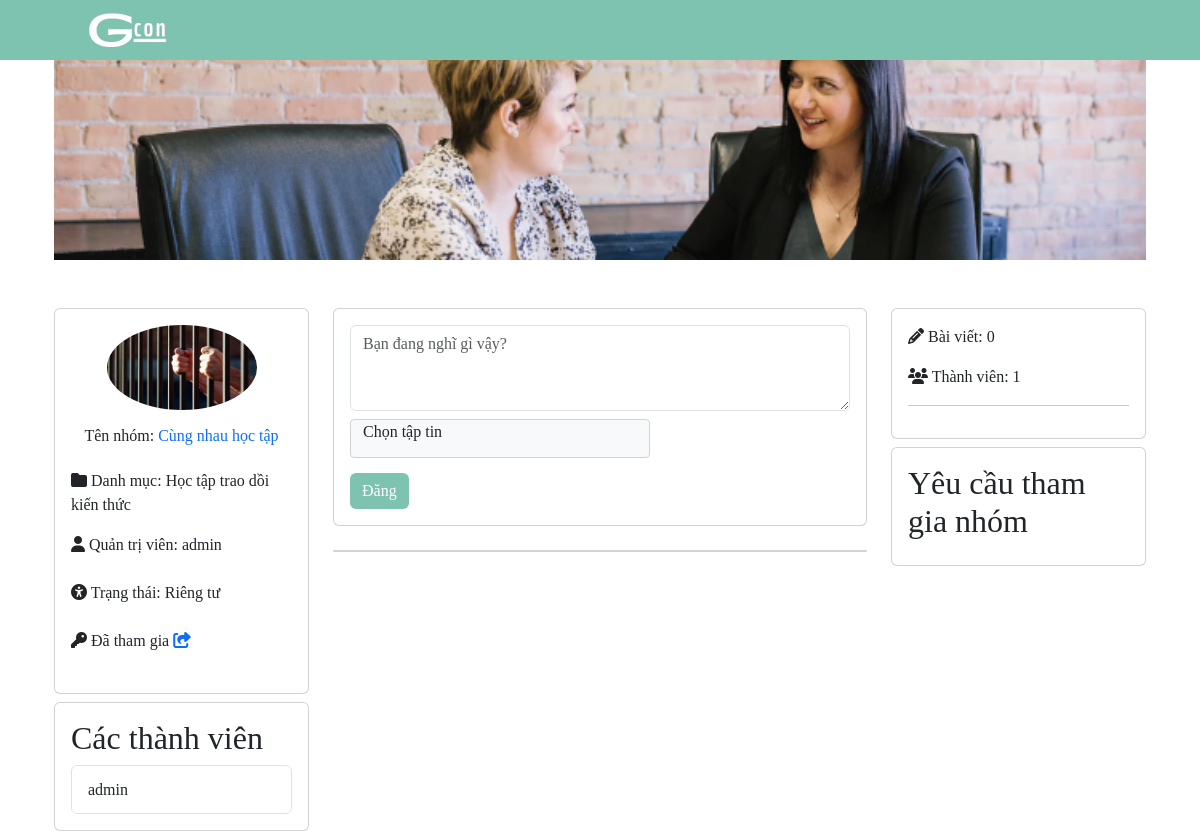
Page /group-detail/24 (signed in) on the committed database.
### esmart/models.py (models this page shows, shortened)
class Group(models.Model):
    name = models.CharField(max_length=255)
    description = models.TextField()
    group_pic = models.ImageField(upload_to="group_pic", blank=True)
    status = models.CharField(
        max_length=20, choices=[("public", "Public"), ("private", "Private")]
    )
    admin = models.ForeignKey(
        User, on_delete=models.CASCADE, related_name="admin_groups"
    )

class GroupMember(models.Model):
    group = models.ForeignKey(Group, on_delete=models.CASCADE, related_name="members")
    member = models.ForeignKey(
        User, on_delete=models.CASCADE, related_name="member_groups"
    )
    def count_members(group_id):
        total_member = GroupMember.objects.filter(group=group_id).count()
        return total_member

### esmart/views.py (the view)
# urls.py: path("group-detail/<int:pk>", views.GroupDetail.as_view(), name="group-detail"),
class GroupDetail(DetailView):
    model = Group
    context_object_name = "group"
    template_name = "group/detail.html"
    def dispatch(self, request, *args, **kwargs):
        if not request.user.is_authenticated:
            return redirect("login")  # Chuyển hướng đến trang đăng nhập
        return super().dispatch(request, *args, **kwargs)
    def get_context_data(self, **kwargs):
        context = super().get_context_data(**kwargs)
        group = self.object
        group_members = GroupMember.objects.filter(group=group)
        group_requests = GroupRequest.objects.filter(group=group)
        group_post = Post.objects.filter(group=group).order_by("-created_at")
        author_post = Post.objects.filter(
            group=group, author=self.request.user
        ).exists()
        user_authenticated = self.request.user
        author_post = Post.objects.filter(
            group=group, author=user_authenticated
        ).exists()
        context["author_post"] = author_post
        total_member = GroupMember.count_members(group.id)
        total_post = Post.count_posts(group.id)
        check = is_admin_group(self.request.user, group.id)
        is_admin = True if group.admin == self.request.user else False
        users = [group_request.user for group_request in group_requests]
        context["group_members"] = group_members.all()
        context["group_requests"] = group_requests.all()
        context["check"] = check
        context["is_admin"] = is_admin
        context["users_from_requests"] = users
        context["group_post"] = group_post
        context["author_post"] = author_post
        context["total_member"] = total_member
        context["total_post"] = total_post
        context["MEDIA_URL"] = settings.MEDIA_URL
        return context

### esmart/models.py (called while the page is built)
    def count_posts(group_id):
        total_posts = Post.objects.filter(group=group_id).count()
        return total_posts

### esmart/views.py (called while the page is built)
def is_admin_group(user, group_id):
    group = get_object_or_404(Group, id=group_id)
    return group.admin == user

### esmart/templates/group/detail.html (shortened to what this page needs)
{% include "auth/base.html" %}
{% load static %}
<link rel="stylesheet" href="https://cdnjs.cloudflare.com/ajax/libs/font-awesome/6.4.2/css/all.min.css" />
<link href="https://cdn.jsdelivr.net/npm/bootstrap@5.3.2/dist/css/bootstrap.min.css" rel="stylesheet">
<div class="container">
    <body>
        <div class="container-fluid mb-5">
            <img src="{% static 'images/advertisement.png' %}" alt="Cover Image" class="img-fluid w-100" style="height: 200px; object-fit: cover;">
        </div>
        <div class="container">
            <div class="row">
                <div class="col-md-3">
                    <div class="card">
                      <div class="card-body">
                          <div class="text-center mb-4">
                              <img  src="{{ group.group_pic.url }}" alt="{{group.name}}" alt="Ảnh đại diện nhóm" class="img-fluid rounded-circle" style="max-width: 150px;">
                              <h6 class="mt-3">Tên nhóm: <span class="text-primary">{{group.name}}</span></h6>
                          </div>
                          <p><i class="fas fa-folder"></i> Danh mục: {{group.description}}</p>
                          <p class="mb-4"><i class="fas fa-user"></i> Quản trị viên: {{group.admin}}</p>
                          <p class="mb-4"><i class="fa-solid fa-universal-access"></i> Trạng thái: {% if group.status == 'public' %}Công khai {% elif group.status == 'private' %}Riêng tư{% endif %}</p>
                          <p class="mb-4"><i class="fa-solid fa-key"></i> Đã tham gia
                              <a href="{% url "group_id" group.id %}"><i class="fa-solid fa-share-from-square"></i></a>
                          </p>
                      </div>
                 </div>
                 <div class="card mt-2">
                  <div class="card-body">
                    <h2>Các thành viên</h2>
                    <div class="overflow-auto" style="max-height: 200px;">
                      <ul class="list-group">
                        {% for data in group_members %}
                          <li class="list-group-item d-flex justify-content-between align-items-center">
                            <span>{{data.member}}</span>
                          </li>
                        {% endfor %}
                      </ul>
                    </div>
                  </div>
                </div>
                </div>
            <div class="col-md-6">
                <div class="card">
                    <div class="card-body">
                        <form method="POST" action="{% url "post-group" group.id %}" enctype="multipart/form-data">
                            <div class="form-group">
                                <textarea class="form-control" name="content" rows="3" placeholder="Bạn đang nghĩ gì vậy?"></textarea>
                            </div>
                            <div class="form-group mt-2">
                                <div class="file-input-wrapper">
                                    <span class="file-label">Chọn tập tin
                                    </span>
                                </div>
                            </div>
                            <button type="submit" class="btn btn-primary float-right mt-2" style="background: #7ec3b0;border:none;">Đăng</button>
                        </form>
                    </div>
                </div>
                <div class="card mt-4">
                </div>
            </div>
            <div class="col-md-3">
                <div class="card">
                    <div class="card-body">
                        <div class="mb-3">
                            <i class="fas fa-pencil-alt"></i> Bài viết: {{total_post}}
                        </div>
                        <div class="mb-3">
                            <i class="fas fa-users"></i> Thành viên: {{total_member}}
                        </div>
                        <hr>
                    </div>
                </div>
                {% if is_admin %}
                 <div class="card mt-2">
                    <div class="card-body">
                      <h2>Yêu cầu tham gia nhóm</h2>
                    </div>
                 </div>
                {% endif %}
            </div>
            </div>
        </div>
    </body>
</div>

### esmart/static/css/style1.css (style rules this page uses)
* { margin: 0; padding: 0; font-family: 'poppins', 'sans-serif'; box-sizing: border-box; }
:root { --ef: #efefef; --6f2: #1876f2; --62: #626262; --9a: #9a9a9a; --ff: #fff; }
body { background: var(--ef); transition: background 0.3s; }

### esmart/templates/group/detail.html (style rules this page uses)
.file-input-wrapper { position: relative; display: inline-block; overflow: hidden; width: 100%; max-width: 300px; height: calc(1.618 * 1.5em); border: 1px solid #ced4da; border-radius: 4px; background-color: #f8f9fa; cursor: pointer; }
.file-input-wrapper .file-label { padding: 0.375rem 0.75rem; line-height: 1.5em; white-space: nowrap; overflow: hidden; text-overflow: ellipsis; }

### rows in the picture
Group: group_pic (picture), name "Cùng nhau học tập", description "Học tập trao dồi kiến thức", admin "admin"
GroupMember: member "admin"

### other values in the picture
{{ total_post }} "0"
{{ total_member }} "1"
